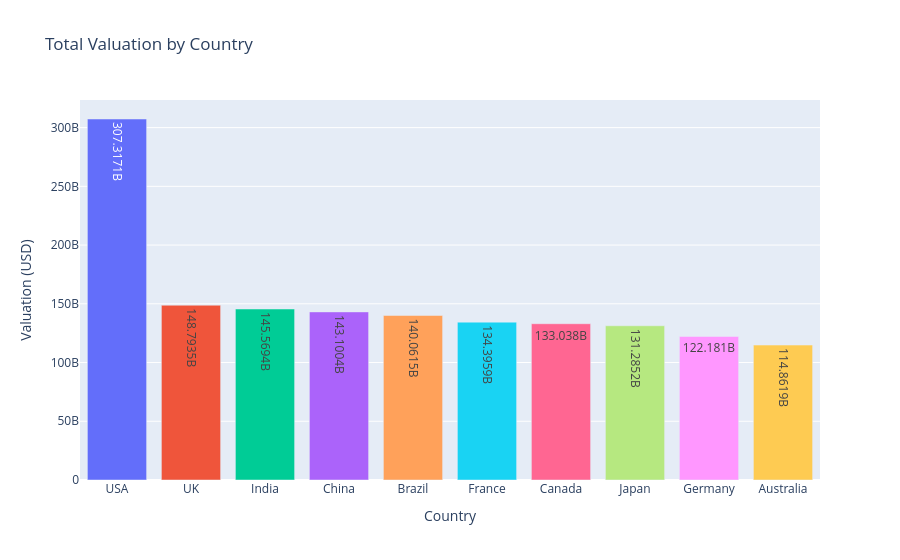

The code cell stored with this chart in its notebook:
### Code cell
import plotly.express as px

country_val = df.groupby('Country')['Valuation (USD)'].sum().reset_index().sort_values(by='Valuation (USD)', ascending=False)

fig = px.bar(country_val, x='Country', y='Valuation (USD)', color='Country',
             title='Total Valuation by Country', text_auto=True)
fig.update_layout(showlegend=False)
fig.show()

### Figure 1 — Plotly figure (JSON) as saved in the notebook; plotly's stock layout.template omitted (floating-point values rounded to 4 significant figures)
{"data": [{"hovertemplate": "Country=%{x}<br>Valuation (USD)=%{y}<extra></extra>", "legendgroup": "USA", "marker": {"color": "#636efa", "pattern": {"shape": ""}}, "name": "USA", "orientation": "v", "showlegend": true, "textposition": "auto", "texttemplate": "%{y}", "type": "bar", "x": ["USA"], "xaxis": "x", "y": [307300000000.0], "yaxis": "y"}, {"hovertemplate": "Country=%{x}<br>Valuation (USD)=%{y}<extra></extra>", "legendgroup": "UK", "marker": {"color": "#EF553B", "pattern": {"shape": ""}}, "name": "UK", "orientation": "v", "showlegend": true, "textposition": "auto", "texttemplate": "%{y}", "type": "bar", "x": ["UK"], "xaxis": "x", "y": [148800000000.0], "yaxis": "y"}, {"hovertemplate": "Country=%{x}<br>Valuation (USD)=%{y}<extra></extra>", "legendgroup": "India", "marker": {"color": "#00cc96", "pattern": {"shape": ""}}, "name": "India", "orientation": "v", "showlegend": true, "textposition": "auto", "texttemplate": "%{y}", "type": "bar", "x": ["India"], "xaxis": "x", "y": [145600000000.0], "yaxis": "y"}, {"hovertemplate": "Country=%{x}<br>Valuation (USD)=%{y}<extra></extra>", "legendgroup": "China", "marker": {"color": "#ab63fa", "pattern": {"shape": ""}}, "name": "China", "orientation": "v", "showlegend": true, "textposition": "auto", "texttemplate": "%{y}", "type": "bar", "x": ["China"], "xaxis": "x", "y": [143100000000.0], "yaxis": "y"}, {"hovertemplate": "Country=%{x}<br>Valuation (USD)=%{y}<extra></extra>", "legendgroup": "Brazil", "marker": {"color": "#FFA15A", "pattern": {"shape": ""}}, "name": "Brazil", "orientation": "v", "showlegend": true, "textposition": "auto", "texttemplate": "%{y}", "type": "bar", "x": ["Brazil"], "xaxis": "x", "y": [140100000000.0], "yaxis": "y"}, {"hovertemplate": "Country=%{x}<br>Valuation (USD)=%{y}<extra></extra>", "legendgroup": "France", "marker": {"color": "#19d3f3", "pattern": {"shape": ""}}, "name": "France", "orientation": "v", "showlegend": true, "textposition": "auto", "texttemplate": "%{y}", "type": "bar", "x": ["France"], "xaxis": "x", "y": [134400000000.0], "yaxis": "y"}, {"hovertemplate": "Country=%{x}<br>Valuation (USD)=%{y}<extra></extra>", "legendgroup": "Canada", "marker": {"color": "#FF6692", "pattern": {"shape": ""}}, "name": "Canada", "orientation": "v", "showlegend": true, "textposition": "auto", "texttemplate": "%{y}", "type": "bar", "x": ["Canada"], "xaxis": "x", "y": [133000000000.0], "yaxis": "y"}, {"hovertemplate": "Country=%{x}<br>Valuation (USD)=%{y}<extra></extra>", "legendgroup": "Japan", "marker": {"color": "#B6E880", "pattern": {"shape": ""}}, "name": "Japan", "orientation": "v", "showlegend": true, "textposition": "auto", "texttemplate": "%{y}", "type": "bar", "x": ["Japan"], "xaxis": "x", "y": [131300000000.0], "yaxis": "y"}, {"hovertemplate": "Country=%{x}<br>Valuation (USD)=%{y}<extra></extra>", "legendgroup": "Germany", "marker": {"color": "#FF97FF", "pattern": {"shape": ""}}, "name": "Germany", "orientation": "v", "showlegend": true, "textposition": "auto", "texttemplate": "%{y}", "type": "bar", "x": ["Germany"], "xaxis": "x", "y": [122200000000.0], "yaxis": "y"}, {"hovertemplate": "Country=%{x}<br>Valuation (USD)=%{y}<extra></extra>", "legendgroup": "Australia", "marker": {"color": "#FECB52", "pattern": {"shape": ""}}, "name": "Australia", "orientation": "v", "showlegend": true, "textposition": "auto", "texttemplate": "%{y}", "type": "bar", "x": ["Australia"], "xaxis": "x", "y": [114900000000.0], "yaxis": "y"}], "layout": {"barmode": "relative", "legend": {"title": {"text": "Country"}, "tracegroupgap": 0}, "showlegend": false, "title": {"text": "Total Valuation by Country"}, "xaxis": {"anchor": "y", "categoryarray": ["USA", "UK", "India", "China", "Brazil", "France", "Canada", "Japan", "Germany", "Australia"], "categoryorder": "array", "domain": [0, 1], "title": {"text": "Country"}}, "yaxis": {"anchor": "x", "domain": [0, 1], "title": {"text": "Valuation (USD)"}}}}
